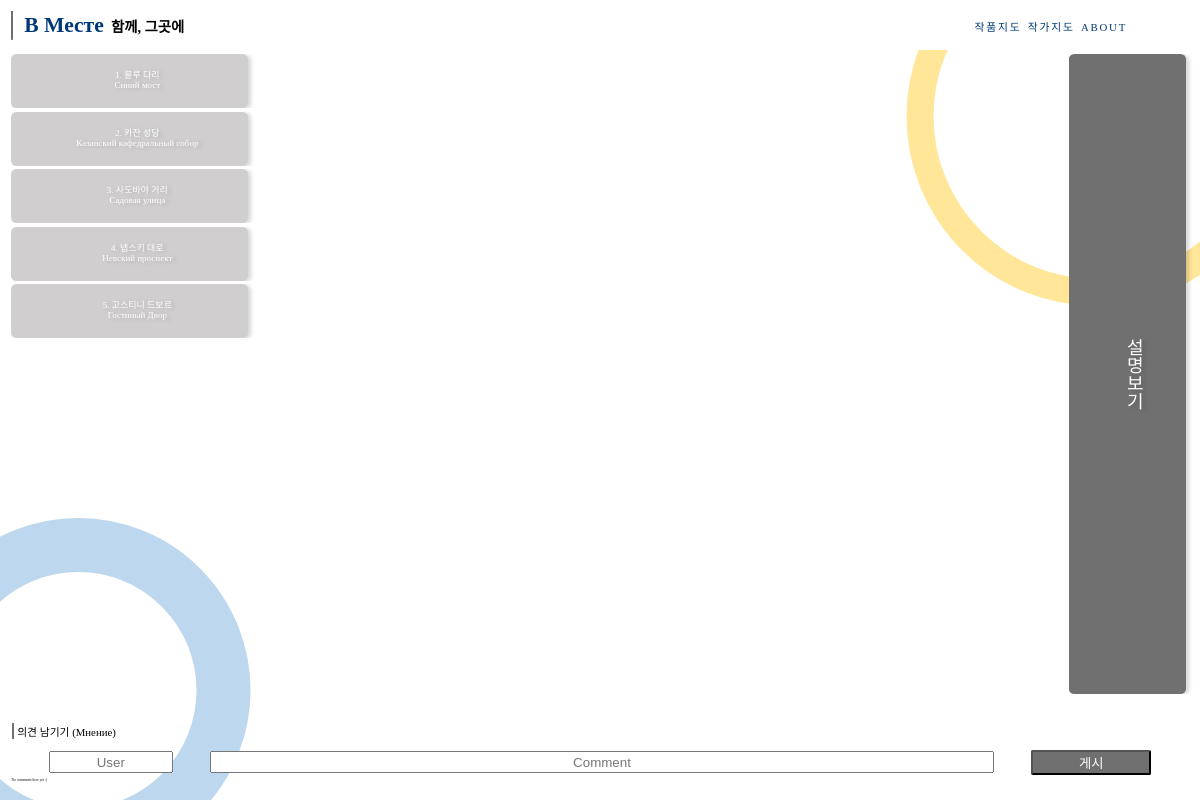
Page /pieces/8/ on the committed database.
### Bmeste/models.py (models this page shows, shortened)
class Piece_detail(models.Model):
    piece = models.ForeignKey(Piece, on_delete=models.CASCADE,)
    piece_detail = models.CharField(max_length=200, default="",)
    piece_detail_rus = models.CharField(max_length=200, default="",)
    location_lat = models.FloatField(default=0)
    location_lng = models.FloatField(default=0)
    description = models.TextField(default="")

### Bmeste/views.py (the view)
# urls.py: re_path(r'^pieces/(?P<piece_id>\d+)/', views.piece_detail, name='piece_detail'),
def piece_detail(request, piece_id):
    piece = get_object_or_404(Piece, pk=piece_id)
    comments = piece.comments.all()
    context = {'piece': piece, 'comments': comments}
    return render(request, 'Bmeste/piece_detail.html', context)

### Bmeste/templates/Bmeste/piece_detail.html (shortened to what this page needs)
{% extends 'Bmeste/base.html' %}
{% block content %}
{% load static %}
    <link href="{% static 'Bmeste/css/styles-pieces_detail.css' %}" rel="stylesheet" type="text/css">
    <div class="seperate">
        <div id="map"></div>
        <div id="discription_btn">
            <svg class="box_discript">
                <rect class="box_rect_discript"></rect>
                <text text-anchor="middle"
                    alignment-baseline="middle"
                    x="50%" y="50%"
                    font-size="3rem"
                    fill="#ffffff"
                    filter="drop-shadow(1rem 0.3rem 0.6rem rgba(0, 0, 0, 0.161))">설명보기</text>
            </svg>
        </div>
        <div class="boxes">
        {% for detail in piece.piece_detail_set.all %}
            <div id="container">
                <svg class="box">
                    <rect class="box_rect"></rect>
                    <text text-anchor="middle"
                        alignment-baseline="middle"
                        x="50%" y="40%"
                        font-size="2.5rem"
                        fill="#ffffff"
                        filter="drop-shadow(1rem 0.3rem 0.6rem rgba(0, 0, 0, 0.161))">{{ forloop.counter }}. {{ detail.piece_detail }}</text>
                    <text text-anchor="middle"
                        alignment-baseline="middle"
                        x="50%" y="60%"
                        font-size="2rem"
                        fill="#ffffff"
                        filter="drop-shadow(1rem 0.3rem 0.6rem rgba(0, 0, 0, 0.161))">{{ detail.piece_detail_rus }}</text>
                </svg>
            </div>
        {% endfor %}
        </div>
    </div>
    <div class="comment">
        <p class="head">의견 남기기 (Mнение)</p>
        <form action="{% url 'Bmeste:c_post' piece.id %}" method="POST">
            <input type="text" name="comment_user" id="comment_user" placeholder="User">
            <input type="text" name="comment_text" id="comment_text" placeholder="Comment">
            <button type="submit">게시</button>
        </form>
        {% if comments %}
        <table class="table">
        {% for comment in comments %}
            <tr>
                <td class="table_date">{{ comment.comment_date }}</td>
                <td class="table_user">{{ comment.comment_user }}</td>
                <td class="table_text">{{ comment.comment_text|linebreaks }}</td>
            </tr>
        {% endfor %}
        </table>
        {% else %}
        <p>No comments here yet :(</p>
        {% endif %}
    </div>
    {% endblock %}

### static/Bmeste/css/styles-base.css (style rules this page uses)
body { font-family: SCDReam5; }
html { font-size: 0.55vh; }
@media (orientation: landscape) { html { font-size: 0.3vw; } }

### static/Bmeste/css/styles-pieces_detail.css (style rules this page uses)
.seperate { margin: 15rem 5vw 0 5vw; width: 90%; display: flex; flex-direction: column; align-items: flex-start; }
#discription_btn { width: 100%; z-index: 300; margin-bottom: 1rem; display: flex; flex-direction: column; align-items: center; }
#discription_btn text { writing-mode: horizontal-tb; }
.box_discript { width: 100%; height: 11rem; cursor: pointer; }
.boxes { width: 88vw; height: 30vh; display: flex; flex-direction: column; align-items: center; overflow-y: auto; scroll-behavior: smooth; }
#container { margin-bottom: 1rem; width: 100%; height: 13rem; justify-content: center; }
.box { width: 84vw; height: 13rem; cursor: pointer; }
#map { z-index: 500; height: 45vh; width: 100%; margin-bottom: 5rem; transition: all 0.4s ease; }
.comment { margin: 0 1rem 0 1rem; }
.comment form { display: flex; flex-direction: row; justify-content: space-evenly; align-items: center; }
.comment .head { font-size: 3rem; padding-left: 1rem; border-left: 0.75rem solid #707070; }
.comment #comment_user { width: 10vw; padding: 0; height: 3rem; }
.comment #comment_text { width: 65vw; padding: 0; height: 3rem; }
.comment button { width: 10vw; padding: 0; background-color: #707070; border-radius: 2px; height: 4rem; color: white; }
@media (orientation: landscape) { .seperate { width: 100%; margin: 15rem 0 0 0; display: grid; grid-template-columns: 2fr 6fr 1fr; grid-template-areas: "left center right"; } }
@media (orientation: landscape) { .boxes { grid-area: left; width: 100%; height: 80vh; } }
@media (orientation: landscape) { #container { width: 98%; height: 15rem; } }
@media (orientation: landscape) { .box { width: 98%; height: 15rem; } }
@media (orientation: landscape) { .box text { font-size: 2.5rem; } }
@media (orientation: landscape) { .box text:last-child { font-size: 2.5rem; } }
@media (orientation: landscape) { #map { grid-area: center; height: 80vh; width: 100%; } }
@media (orientation: landscape) { .box_discript { padding-left: 3rem; width: 95%; height: 80vh; } }
@media (orientation: landscape) { #discription_btn text { font-size: 5rem; writing-mode: vertical-lr; } }
@media (orientation: landscape) { .comment #comment_user { height: 5rem; } }
@media (orientation: landscape) { .comment #comment_text { height: 5rem; } }
@media (orientation: landscape) { .comment button { height: 7rem; } }

### rows in the picture
Piece_detail: piece_detail "블루 다리", piece_detail_rus "Синий мост"
Piece_detail: piece_detail "카잔 성당", piece_detail_rus "Казанский кафедральный собор"
Piece_detail: piece_detail "사도바야 거리", piece_detail_rus "Садовая улица"
Piece_detail: piece_detail "넵스키 대로", piece_detail_rus "Невский проспект"
Piece_detail: piece_detail "고스티니 드보르", piece_detail_rus "Гостиный Двор"
